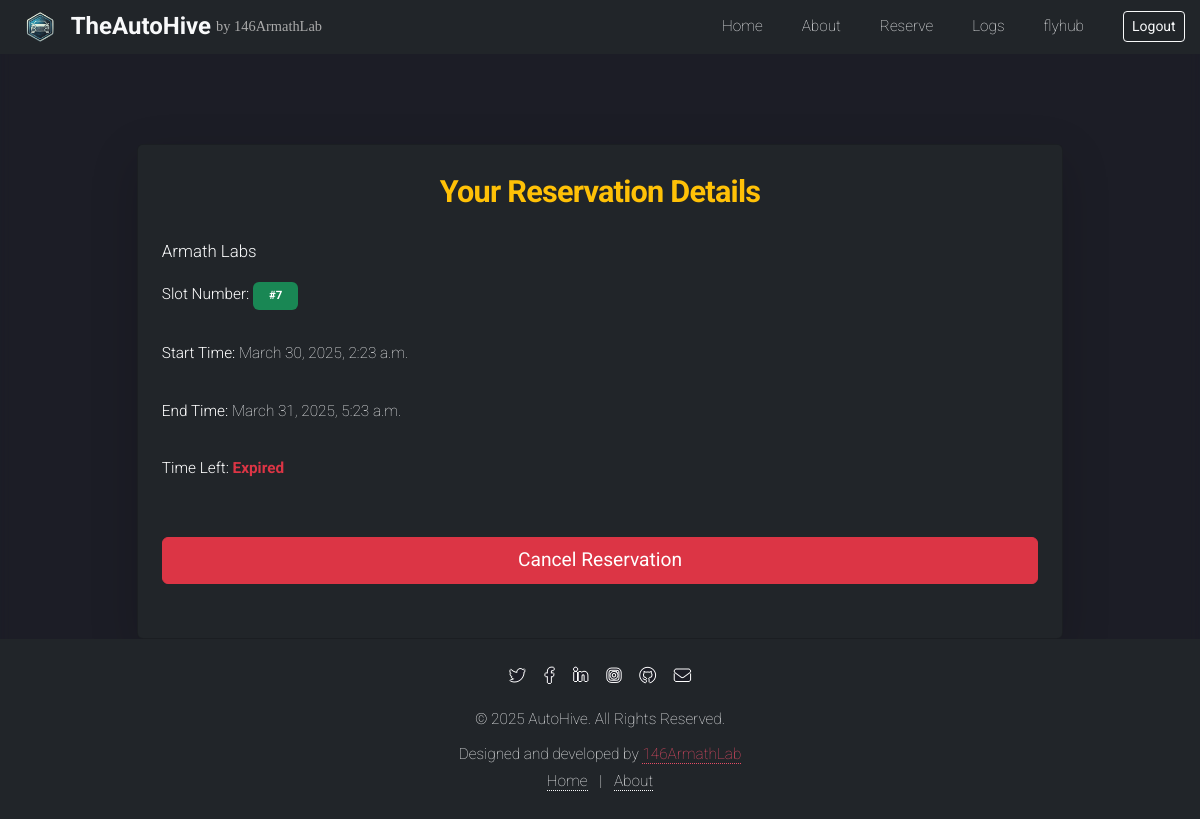
The app's page /view_reservation/ (signed in) with its own data.
### user/models.py (models this page shows, shortened)
class Reservation(models.Model):
    user = models.ForeignKey(User, on_delete=models.CASCADE, related_name='reservations')
    parking_lot = models.ForeignKey(ParkingPlace, on_delete=models.CASCADE, related_name='reservations')
    slot = models.ForeignKey(Slot, on_delete=models.CASCADE, related_name='reservations')  # Add this line
    date = models.DateField()
    start_time = models.DateTimeField()
    end_time = models.DateTimeField()
    reserved_at = models.DateTimeField(auto_now_add=True)
    is_active = models.BooleanField(default=True)

class ParkingPlace(models.Model):
    name = models.CharField(max_length=255, unique=True)
    unique_id = models.CharField(max_length=100, unique=True)
    address = models.TextField()
    max_slots = models.IntegerField()
    reserved_slots = models.IntegerField(default=0)
    unavailable_days = models.JSONField(default=list)  # Stores an array of unavailable days
    is_active = models.BooleanField(default=True)

class Slot(models.Model):
    parking_place = models.ForeignKey(ParkingPlace, related_name='slots', on_delete=models.CASCADE)
    slot_number = models.IntegerField()
    is_reserved = models.BooleanField(default=False)

### user/views.py (the view)
# urls.py: path('view_reservation/', user_view.view_reservation, name='view_reservation'),
@login_required
def view_reservation(request):
    reservation = Reservation.objects.filter(user=request.user, is_active=True).first()
    return render(request, 'user/view_reservation.html', {'reservation': reservation})

### user/templates/user/view_reservation.html (shortened to what this page needs)
{% extends "user/base_simple.html" %}
{% load static %}
{% block content %}
<div class="container mt-5">
    <div class="card shadow-lg p-4 rounded bg-dark text-light">
        <h2 class="text-center mb-4 text-warning" style="font-weight: bold;">Your Reservation Details</h2>
        {% if reservation %}
            <div class="row align-items-center">
                <div class="col-md-8">
                    <h4 class="text-light">{{ reservation.parking_lot.name }}</h4>
                    <p><strong>Slot Number:</strong> <span class="badge bg-success px-3 py-2">#{{ reservation.slot.slot_number }}</span></p>
                    <p><strong>Start Time:</strong> {{ reservation.start_time }}</p>
                    <p><strong>End Time:</strong> {{ reservation.end_time }}</p>
                    <p><strong>Time Left:</strong> <span id="countdown" class="text-danger fw-bold"></span></p>
                </div>
            </div>
            <form method="POST" action="{% url 'cancel_reservation' %}" onsubmit="return confirmCancel();" class="mt-4">
                <button type="submit" class="btn btn-danger w-100 py-2" style="font-size: 1.2rem;">Cancel Reservation</button>
            </form>
        {% else %}
            <p class="text-center text-muted" style="font-size: 1.5rem;">You have no active reservations.</p>
        {% endif %}
    </div>
</div>
{% endblock %}

### user/templates/user/base_simple.html (shortened to what this page needs)
{% load static %}
{% load crispy_forms_tags %}
<!DOCTYPE html>
<html lang="en">
<head>
    <link href="https://cdn.jsdelivr.net/npm/bootstrap@5.3.0-alpha1/dist/css/bootstrap.min.css" rel="stylesheet">
    <link rel="stylesheet" href="https://cdnjs.cloudflare.com/ajax/libs/font-awesome/6.5.1/css/all.min.css">
    <link rel="stylesheet" type="text/css" href="{% static 'assets/css/main.css' %}" />
</head>
<body class="is-preload landing">
    <div id="page-wrapper">
        <header id="header" class="bg-dark">
            <div class="container d-flex justify-content-between align-items-center">
                <h1 id="logo" class="d-flex align-items-center justify-content-center mb-0">
                    <img src="{% static 'images/logo.png' %}" alt="Logo" class="img-fluid" style="height: 40px; margin-right: 10px;">
                    <a href="{% url 'index' %}" class="text-decoration-none text-light fw-bold" style="font-size: 1.5rem; "> TheAutoHive</a>
                    <span style="font-family:cursive;"><a href="https://www.facebook.com/share/15xZmaBcmA/" target="_blank" rel="noopener noreferrer">by 146ArmathLab</a></span>
                </h1>
                <nav id="nav">
                    <ul class="d-flex list-unstyled mb-0">
                        <li class="me-3"><a href="{% url 'index' %}" class="text-light text-decoration-none">Home</a></li>
                        <li class="me-3"><a href="{% url 'about' %}" class="text-light text-decoration-none">About</a></li>
                        {% if user.is_authenticated %}
                        <li class="me-3"><a href="{% url 'parking_reservation' %}" class="text-light text-decoration-none">Reserve</a></li>
                        <li class="me-3"><a href="{% url 'user_logs' %}" class="text-light text-decoration-none">Logs</a></li>
                        <li class="me-3"><a href="{% url 'account' %}" class="text-light text-decoration-none">{{ user.username }}</a></li>
                        <li>
                            <form action="{% url 'logout' %}" method="post" style="display: inline;">
                                <button type="submit" class="btn btn-outline-light btn-sm">
                                    Logout
                                </button>
                            </form>
                        </li>
                        {% else %}
                        <li class="me-3"><a href="{% url 'register' %}" class="text-light text-decoration-none">Sign Up</a></li>
                        <li><a href="{% url 'login' %}" class="text-light text-decoration-none">Log In</a></li>
                        {% endif %}
                    </ul>
                </nav>
            </div>
        </header>
        <div class="container mt-5 pt-5">
            {% block content %}{% endblock content %}
        </div>
    </div>
    <footer id="footer" class="text-center bg-dark text-light py-4">
        <div class="container">
            <div class="footer-icons mb-3">
                <a href="#" class="icon brands alt fa-twitter mx-2" title="Twitter"><span class="label">Twitter</span></a>
                <a href="https://www.facebook.com/share/15xZmaBcmA/" target="_blank" rel="noopener noreferrer" class="icon brands alt fa-facebook-f mx-2" title="Facebook"><span class="label">Facebook</span></a>
                <a href="#" class="icon brands alt fa-linkedin-in mx-2" title="LinkedIn"><span class="label">LinkedIn</span></a>
                <a href="#" class="icon brands alt fa-instagram mx-2" title="Instagram"><span class="label">Instagram</span></a>
                <a href="#" class="icon brands alt fa-github mx-2" title="GitHub"><span class="label">GitHub</span></a>
                <a href="#" class="icon solid alt fa-envelope mx-2" title="Email"><span class="label">Email</span></a>
            </div>
            <p class="mb-2">&copy; 2025 AutoHive. All Rights Reserved.</p>
            <p class="mb-0">Designed and developed by <a target="_blank" rel="noopener noreferrer" href="https://www.facebook.com/share/15xZmaBcmA/" >146ArmathLab</a></p>
            <p class="mb-0">
                <a href="{% url 'index' %}" class="text-light text-decoration-none mx-2">Home</a> |
                <a href="{% url 'about' %}" class="text-light text-decoration-none mx-2">About</a>
            </p>
        </div>
    </footer>
</body>
</html>

### records on screen
Reservation: parking_lot.name "Armath Labs", slot.slot_number "7", start_time "March 30, 2025, 2:23 a.m.", end_time "March 31, 2025, 5:23 a.m."

### other values on screen
{{ user.username }} "flyhub"
